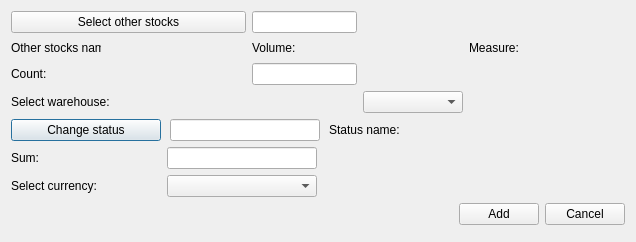
<?xml version="1.0" encoding="UTF-8"?>
<ui version="4.0">
 <class>CreateLowValueStock</class>
 <widget class="QDialog" name="CreateLowValueStock">
  <property name="geometry">
   <rect>
    <x>0</x>
    <y>0</y>
    <width>636</width>
    <height>241</height>
   </rect>
  </property>
  <property name="windowTitle">
   <string>Create/Update other stocks in low value stock</string>
  </property>
  <property name="locale">
   <locale language="English" country="UnitedStates"/>
  </property>
  <property name="modal">
   <bool>false</bool>
  </property>
  <layout class="QGridLayout" name="gridLayout">
   <property name="leftMargin">
    <number>11</number>
   </property>
   <property name="topMargin">
    <number>11</number>
   </property>
   <property name="rightMargin">
    <number>11</number>
   </property>
   <property name="bottomMargin">
    <number>17</number>
   </property>
   <item row="1" column="5">
    <widget class="QLabel" name="measurePh">
     <property name="minimumSize">
      <size>
       <width>100</width>
       <height>0</height>
      </size>
     </property>
     <property name="font">
      <font>
       <family>Times New Roman</family>
       <pointsize>12</pointsize>
       <weight>75</weight>
       <italic>true</italic>
       <bold>true</bold>
      </font>
     </property>
     <property name="text">
      <string/>
     </property>
    </widget>
   </item>
   <item row="1" column="1">
    <widget class="QLabel" name="othStNamePh">
     <property name="minimumSize">
      <size>
       <width>130</width>
       <height>0</height>
      </size>
     </property>
     <property name="font">
      <font>
       <family>Times New Roman</family>
       <pointsize>12</pointsize>
       <weight>75</weight>
       <italic>true</italic>
       <bold>true</bold>
      </font>
     </property>
     <property name="text">
      <string/>
     </property>
    </widget>
   </item>
   <item row="1" column="0">
    <widget class="QLabel" name="othStNameLb">
     <property name="minimumSize">
      <size>
       <width>90</width>
       <height>0</height>
      </size>
     </property>
     <property name="maximumSize">
      <size>
       <width>70</width>
       <height>16777215</height>
      </size>
     </property>
     <property name="text">
      <string>Other stocks name:</string>
     </property>
    </widget>
   </item>
   <item row="5" column="0" colspan="6">
    <widget class="QWidget" name="editSectionWgt" native="true">
     <layout class="QGridLayout" name="gridLayout_3">
      <property name="leftMargin">
       <number>0</number>
      </property>
      <property name="topMargin">
       <number>0</number>
      </property>
      <property name="rightMargin">
       <number>0</number>
      </property>
      <property name="bottomMargin">
       <number>0</number>
      </property>
      <item row="1" column="0">
       <widget class="QLabel" name="sumLb">
        <property name="minimumSize">
         <size>
          <width>150</width>
          <height>0</height>
         </size>
        </property>
        <property name="text">
         <string>Sum:</string>
        </property>
       </widget>
      </item>
      <item row="1" column="1">
       <widget class="QLineEdit" name="sumEdit">
        <property name="maximumSize">
         <size>
          <width>150</width>
          <height>16777215</height>
         </size>
        </property>
        <property name="toolTip">
         <string>&lt;html&gt;&lt;head/&gt;&lt;body&gt;&lt;p&gt;For example: 300 (pedends on currency, in that case 300 USD)&lt;/p&gt;&lt;/body&gt;&lt;/html&gt;</string>
        </property>
       </widget>
      </item>
      <item row="4" column="0">
       <widget class="QLabel" name="currencyLb">
        <property name="text">
         <string>Select currency:</string>
        </property>
       </widget>
      </item>
      <item row="4" column="1">
       <widget class="QComboBox" name="currencyCmb">
        <property name="maximumSize">
         <size>
          <width>150</width>
          <height>16777215</height>
         </size>
        </property>
       </widget>
      </item>
      <item row="1" column="2">
       <spacer name="horizontalSpacer_2">
        <property name="orientation">
         <enum>Qt::Horizontal</enum>
        </property>
        <property name="sizeHint" stdset="0">
         <size>
          <width>40</width>
          <height>20</height>
         </size>
        </property>
       </spacer>
      </item>
      <item row="0" column="0" colspan="3">
       <widget class="QWidget" name="statusWidget" native="true">
        <layout class="QHBoxLayout" name="horizontalLayout_3">
         <property name="spacing">
          <number>9</number>
         </property>
         <property name="leftMargin">
          <number>0</number>
         </property>
         <property name="topMargin">
          <number>0</number>
         </property>
         <property name="rightMargin">
          <number>0</number>
         </property>
         <property name="bottomMargin">
          <number>0</number>
         </property>
         <item>
          <widget class="QPushButton" name="statusBtn">
           <property name="sizePolicy">
            <sizepolicy hsizetype="Fixed" vsizetype="Fixed">
             <horstretch>0</horstretch>
             <verstretch>0</verstretch>
            </sizepolicy>
           </property>
           <property name="minimumSize">
            <size>
             <width>150</width>
             <height>0</height>
            </size>
           </property>
           <property name="text">
            <string>Change status</string>
           </property>
          </widget>
         </item>
         <item>
          <widget class="QLineEdit" name="statusEdit">
           <property name="maximumSize">
            <size>
             <width>150</width>
             <height>16777215</height>
            </size>
           </property>
           <property name="readOnly">
            <bool>true</bool>
           </property>
          </widget>
         </item>
         <item>
          <widget class="QLabel" name="statusLb">
           <property name="text">
            <string>Status name:</string>
           </property>
          </widget>
         </item>
         <item>
          <widget class="QLabel" name="statusPh">
           <property name="minimumSize">
            <size>
             <width>120</width>
             <height>0</height>
            </size>
           </property>
           <property name="font">
            <font>
             <family>Times New Roman</family>
             <pointsize>12</pointsize>
             <weight>75</weight>
             <italic>true</italic>
             <bold>true</bold>
            </font>
           </property>
           <property name="text">
            <string/>
           </property>
          </widget>
         </item>
        </layout>
       </widget>
      </item>
      <item row="4" column="2">
       <spacer name="horizontalSpacer_3">
        <property name="orientation">
         <enum>Qt::Horizontal</enum>
        </property>
        <property name="sizeHint" stdset="0">
         <size>
          <width>40</width>
          <height>20</height>
         </size>
        </property>
       </spacer>
      </item>
     </layout>
    </widget>
   </item>
   <item row="0" column="0" colspan="2">
    <widget class="QPushButton" name="otherStocksBtn">
     <property name="text">
      <string>Select other stocks</string>
     </property>
    </widget>
   </item>
   <item row="1" column="4">
    <widget class="QLabel" name="measureLb">
     <property name="text">
      <string>Measure:</string>
     </property>
    </widget>
   </item>
   <item row="2" column="0" colspan="2">
    <widget class="QLabel" name="countLb">
     <property name="minimumSize">
      <size>
       <width>150</width>
       <height>0</height>
      </size>
     </property>
     <property name="text">
      <string>Count:</string>
     </property>
    </widget>
   </item>
   <item row="1" column="3">
    <widget class="QLabel" name="volumePh">
     <property name="minimumSize">
      <size>
       <width>100</width>
       <height>0</height>
      </size>
     </property>
     <property name="font">
      <font>
       <family>Times New Roman</family>
       <pointsize>12</pointsize>
       <weight>75</weight>
       <italic>true</italic>
       <bold>true</bold>
      </font>
     </property>
     <property name="text">
      <string/>
     </property>
    </widget>
   </item>
   <item row="6" column="0" colspan="6">
    <layout class="QHBoxLayout" name="horizontalLayout">
     <item>
      <spacer name="horizontalSpacer">
       <property name="orientation">
        <enum>Qt::Horizontal</enum>
       </property>
       <property name="sizeHint" stdset="0">
        <size>
         <width>40</width>
         <height>20</height>
        </size>
       </property>
      </spacer>
     </item>
     <item>
      <widget class="QPushButton" name="addBtn">
       <property name="text">
        <string>Add</string>
       </property>
      </widget>
     </item>
     <item>
      <widget class="QPushButton" name="cancelBtn">
       <property name="text">
        <string>Cancel</string>
       </property>
      </widget>
     </item>
    </layout>
   </item>
   <item row="1" column="2">
    <widget class="QLabel" name="volumeLb">
     <property name="minimumSize">
      <size>
       <width>70</width>
       <height>0</height>
      </size>
     </property>
     <property name="maximumSize">
      <size>
       <width>70</width>
       <height>16777215</height>
      </size>
     </property>
     <property name="text">
      <string>Volume:</string>
     </property>
    </widget>
   </item>
   <item row="3" column="0">
    <widget class="QLabel" name="warehouseLb">
     <property name="text">
      <string>Select warehouse:</string>
     </property>
    </widget>
   </item>
   <item row="3" column="3">
    <widget class="QComboBox" name="warehouseCmb"/>
   </item>
   <item row="0" column="2">
    <widget class="QLineEdit" name="otherStocksEdit">
     <property name="readOnly">
      <bool>true</bool>
     </property>
    </widget>
   </item>
   <item row="2" column="2">
    <widget class="QLineEdit" name="countEdit">
     <property name="toolTip">
      <string>&lt;html&gt;&lt;head/&gt;&lt;body&gt;&lt;p&gt;For example: 100&lt;/p&gt;&lt;/body&gt;&lt;/html&gt;</string>
     </property>
    </widget>
   </item>
  </layout>
 </widget>
 <tabstops>
  <tabstop>otherStocksBtn</tabstop>
  <tabstop>sumEdit</tabstop>
  <tabstop>addBtn</tabstop>
  <tabstop>cancelBtn</tabstop>
 </tabstops>
 <resources/>
 <connections/>
</ui>
